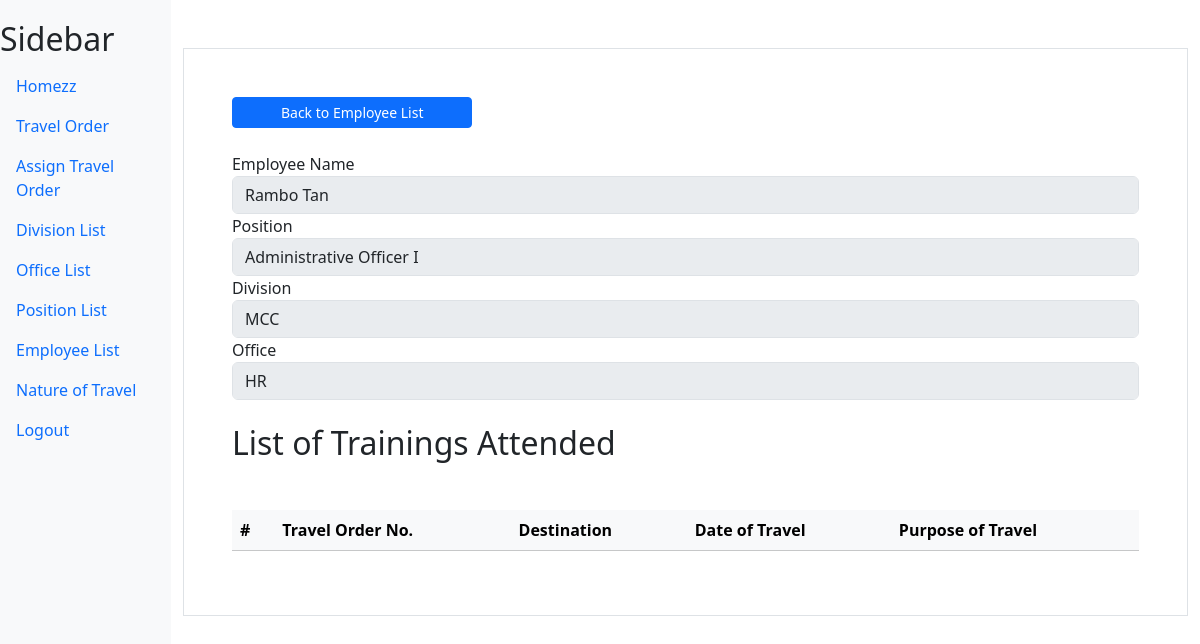
The app's page /trainings/1/ (signed in), older data.
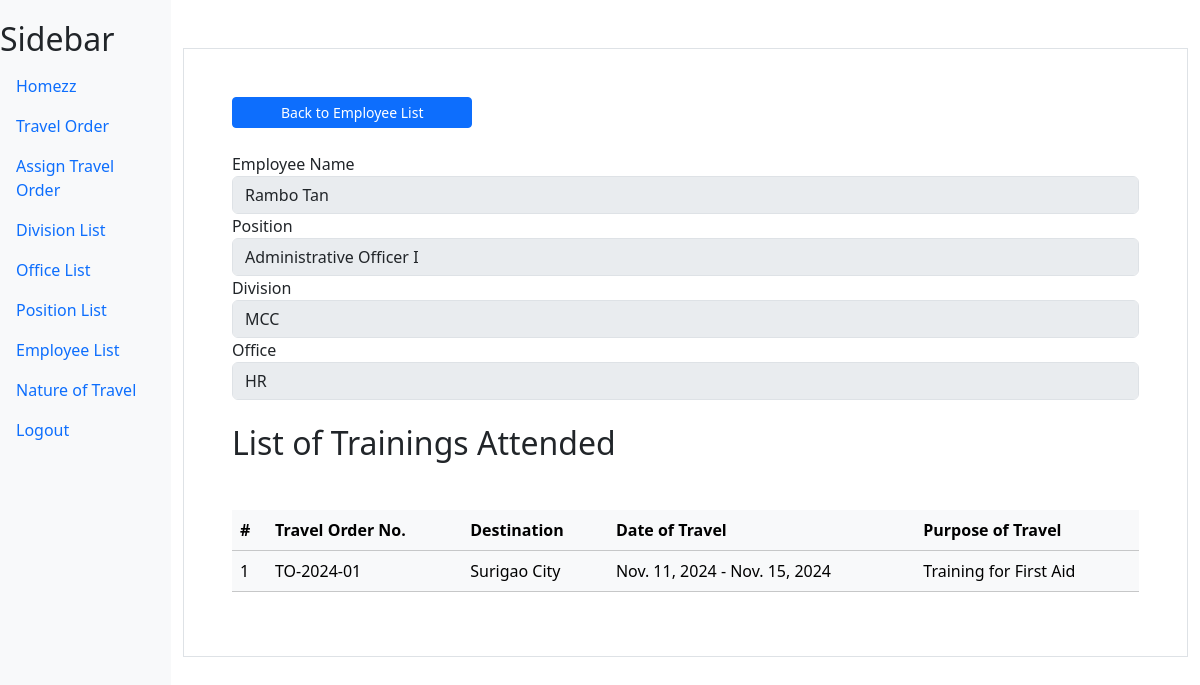
The same page, newer data.
### myapp/models.py (models this page shows)
class AssignTravel(models.Model):
    travelorder = models.ForeignKey(TravelOrder,on_delete=models.CASCADE)
    employee = models.ForeignKey(Employee,on_delete=models.CASCADE)

class TravelOrder(models.Model):
    travel_number = models.CharField(max_length=100, verbose_name="Travel Order Number")
    destination = models.CharField(max_length=100,verbose_name="Destination")
    date_start = models.DateField(verbose_name="Date Start")
    date_end = models.DateField(verbose_name="Date End")
    purpose = models.CharField(max_length=100,verbose_name="Purpose of Travel")
    natureoftavel = models.ForeignKey(NatureOfTravel,on_delete=models.CASCADE)
    file = models.FileField(upload_to='documents/', default='documents/default_file.pdf', verbose_name="Upload File")

### myapp/views.py (the view)
# urls.py: path('trainings/<int:employee_id>/', views.view_trainings, name='view_trainings'),
@login_required
def view_trainings(request, employee_id):
    trainings = AssignTravel.objects.filter(employee_id=employee_id)
    employee = get_object_or_404(Employee, id=employee_id)
    context = {'trainings': trainings, 'employee_id': employee_id,'employee':employee}
    return render(request, 'myapp/trainings.html', context)

### myapp/templates/myapp/trainings.html
{% extends "myapp/base.html" %}
{% block content %}
<div class="container mt-5 p-5 border">
<div class="">
        <a href="{%url 'employee'%}" class="btn btn-primary px-5 btn-sm">Back to Employee List</a>
</div>
<div>
    <label for="employee_name" class="mt-4">Employee Name</label>
    <input type="text" class="form-control" value = "{{employee.employee_name}}"name="employee_name" id="employee_name" required disabled>
</div>
<div>
    <label for="position_name">Position</label>
    <input type="text" class="form-control" value = "{{employee.position.position_name}}"name="position_name" id="position_name" required disabled>
</div>
<div>
    <label for="division_name">Division</label>
    <input type="text" class="form-control" value = "{{employee.office.division.division_name}}"name="division_name" id="division_name" required disabled>
</div>
<div>
    <label for="office_name">Office</label>
    <input type="text" class="form-control" value = "{{employee.office.office_name}}"name="office_name" id="office_name" required disabled>
</div>
<br>
<h2>List of Trainings Attended</h2>
<table class="table mt-5 table-light">
    <thead>
        <tr>
            <th scope="col">#</th>
            <th scope="col">Travel Order No.</th>
            <th scope="col">Destination</th>
            <th scope="col">Date of Travel</th>
            <th scope="col">Purpose of Travel</th>
        </tr>
    </thead>
    <tbody>
        {% for training in trainings %}
        <tr>
            <td>{{ forloop.counter }}</td>
            <td>{{ training.travelorder.travel_number }}</td>
            <td>{{ training.travelorder.destination }}</td>
            <td>{{ training.travelorder.date_start }} - {{ training.travelorder.date_end }}</td>
            <td>{{ training.travelorder.purpose }}</td>
        </tr>
        {%endfor%}
</div>
{% endblock content %}

Row changes from the older to the newer data that the page shows:
added AssignTravel: travelorder.travel_number "TO-2024-01", travelorder.destination "Surigao City", travelorder.date_start "Nov. 11, 2024", travelorder.date_end "Nov. 15, 2024", travelorder.purpose "Training for First Aid"
